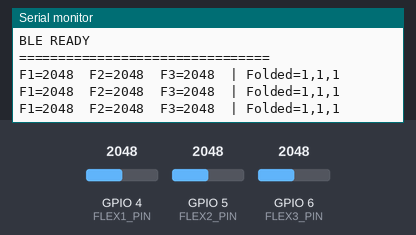
The sketch below on a simulated ESP32-S3. Shown: the last lines printed to the serial monitor. Inputs (shaded band) come from the test bench; at power-on: GPIO 6 (FLEX3_PIN) = 2048, GPIO 5 (FLEX2_PIN) = 2048, GPIO 4 (FLEX1_PIN) = 2048. Nothing arrives over Bluetooth unless stated; a phone connects over Bluetooth LE 3 s after start.

Above: at 2.2 s.
2.3 s: GPIO 6 (FLEX3_PIN) set to 810
At 2.49 s:
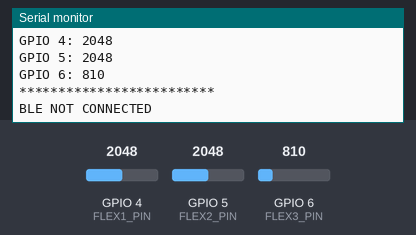
3.8 s: GPIO 5 (FLEX2_PIN) set to 810
At 4.4 s:
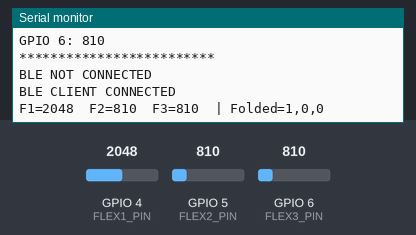
5.5 s: GPIO 5 (FLEX2_PIN) set to 890
At 6.0 s:
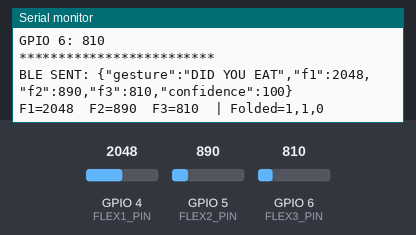
7.0 s: GPIO 5 (FLEX2_PIN) set to 491
At 7.5 s:
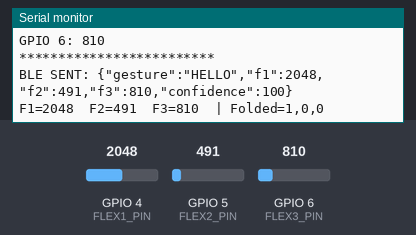
8.5 s: GPIO 4 (FLEX1_PIN) set to 2866
At 9.0 s:
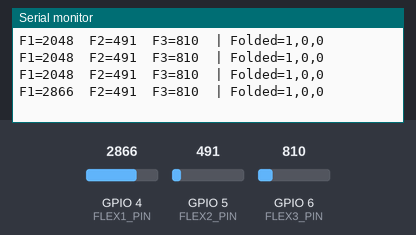
10.0 s: GPIO 6 (FLEX3_PIN) set to 890
At 10.5 s:
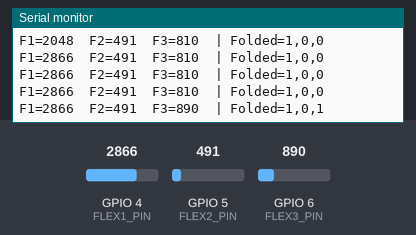
Timing chart, 0 to 12.5 s (numbered marks = the images above; inputs shaded):
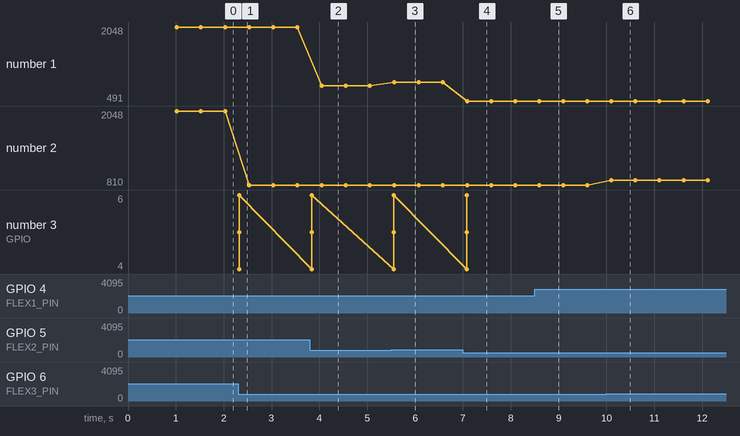

Measured:
- after the input at 2.3 s, the serial monitor: prints a new line at once (image 1)
- after the input at 3.8 s, the serial monitor: prints a new line at once (image 2)
- after the input at 5.5 s, the serial monitor: prints a new line after 0.06 s (image 3)
- after the input at 7.0 s, the serial monitor: prints a new line after 0.08 s (image 4)
- after the input at 8.5 s, the serial monitor: prints a new line after 0.10 s (image 5)
- after the input at 10.0 s, the serial monitor: prints a new line after 0.11 s (image 6)
- plotted number 1: 810 → 890 after the input at 5.5 s, 890 → 491 after the input at 7.0 s
- plotted number 2: 2048 → 810 after the input at 2.3 s, 810 → 890 after the input at 10.0 s

The sketch:

ESP32_S3_Smart_Glove_BLE.ino
```cpp
// ============================================================
// SMART GLOVE - ESP32-S3 N16R8
// 3 Flex Sensors + BLE
// ============================================================
//
// GPIO 4 -> Flex Sensor 1 -> Threshold 280
// GPIO 5 -> Flex Sensor 2 -> Threshold 850
// GPIO 6 -> Flex Sensor 3 -> Threshold 850
//
// Gestures:
//
// GPIO 4 only       -> HELLO
// GPIO 5 + GPIO 6   -> HI
// GPIO 4 + GPIO 5   -> DID YOU EAT
//
// ============================================================

#include <BLEDevice.h>
#include <BLEServer.h>
#include <BLEUtils.h>
#include <BLE2902.h>


// ============================================================
// FLEX SENSOR PINS
// ============================================================

const int FLEX1_PIN = 4;
const int FLEX2_PIN = 5;
const int FLEX3_PIN = 6;


// ============================================================
// THRESHOLDS
// ============================================================

const int THRESHOLD1 = 280;
const int THRESHOLD2 = 850;
const int THRESHOLD3 = 850;


// ============================================================
// BLE UUIDs
// ============================================================

#define SERVICE_UUID \
"7b7f0001-6f3e-4d9a-9b9f-4a7d6a4c1001"

#define CHARACTERISTIC_UUID \
"7b7f0002-6f3e-4d9a-9b9f-4a7d6a4c1001"


// ============================================================
// BLE VARIABLES
// ============================================================

BLECharacteristic* gestureCharacteristic = nullptr;

bool deviceConnected = false;

String lastGesture = "";


// ============================================================
// BLE CALLBACKS
// ============================================================

class ServerCallbacks : public BLEServerCallbacks {

  void onConnect(BLEServer* server) override {

    deviceConnected = true;

    Serial.println();
    Serial.println("BLE CLIENT CONNECTED");
  }

  void onDisconnect(BLEServer* server) override {

    deviceConnected = false;

    Serial.println();
    Serial.println("BLE CLIENT DISCONNECTED");

    BLEDevice::startAdvertising();
  }
};


// ============================================================
// SEND GESTURE
// ============================================================

void sendGesture(String gesture,
                 int flex1,
                 int flex2,
                 int flex3) {

  if (!deviceConnected) {
    Serial.println("BLE NOT CONNECTED");
    return;
  }

  String payload =
    "{\"gesture\":\"" + gesture +
    "\",\"f1\":" + String(flex1) +
    ",\"f2\":" + String(flex2) +
    ",\"f3\":" + String(flex3) +
    ",\"confidence\":100}";

  gestureCharacteristic->setValue(
    payload.c_str()
  );

  gestureCharacteristic->notify();

  Serial.print("BLE SENT: ");
  Serial.println(payload);
}


// ============================================================
// SETUP
// ============================================================

void setup() {

  Serial.begin(115200);

  delay(1000);


  // Flex sensor pins

  pinMode(FLEX1_PIN, INPUT);
  pinMode(FLEX2_PIN, INPUT);
  pinMode(FLEX3_PIN, INPUT);


  // ==========================================================
  // BLE
  // ==========================================================

  BLEDevice::init("SMART GLOVE");

  BLEServer* server =
    BLEDevice::createServer();

  server->setCallbacks(
    new ServerCallbacks()
  );


  BLEService* service =
    server->createService(
      SERVICE_UUID
    );


  gestureCharacteristic =
    service->createCharacteristic(

      CHARACTERISTIC_UUID,

      BLECharacteristic::PROPERTY_READ |
      BLECharacteristic::PROPERTY_NOTIFY

    );


  gestureCharacteristic->addDescriptor(
    new BLE2902()
  );


  gestureCharacteristic->setValue(
    "READY"
  );


  service->start();


  // ==========================================================
  // BLE ADVERTISING
  // ==========================================================

  BLEAdvertising* advertising =
    BLEDevice::getAdvertising();

  advertising->addServiceUUID(
    SERVICE_UUID
  );

  advertising->setScanResponse(true);

  advertising->setMinPreferred(0x06);

  advertising->setMinPreferred(0x12);

  BLEDevice::startAdvertising();


  // ==========================================================
  // INFORMATION
  // ==========================================================

  Serial.println();
  Serial.println("================================");
  Serial.println("       SMART GLOVE");
  Serial.println("================================");

  Serial.println("GPIO 4 Threshold = 280");
  Serial.println("GPIO 5 Threshold = 850");
  Serial.println("GPIO 6 Threshold = 850");

  Serial.println();

  Serial.println("GESTURES:");

  Serial.println("4 ONLY       -> HELLO");
  Serial.println("5 + 6        -> HI");
  Serial.println("4 + 5        -> DID YOU EAT");

  Serial.println();

  Serial.println("BLE READY");
  Serial.println("================================");
}


// ============================================================
// LOOP
// ============================================================

void loop() {

  // ==========================================================
  // READ SENSORS
  // ==========================================================

  int flex1 = analogRead(FLEX1_PIN);
  int flex2 = analogRead(FLEX2_PIN);
  int flex3 = analogRead(FLEX3_PIN);


  // ==========================================================
  // DETERMINE FOLDED / STRAIGHT
  // ==========================================================

  bool finger1 =
    flex1 >= THRESHOLD1;

  bool finger2 =
    flex2 >= THRESHOLD2;

  bool finger3 =
    flex3 >= THRESHOLD3;


  // ==========================================================
  // GESTURE
  // ==========================================================

  String detectedGesture = "";


  // ----------------------------------------------------------
  // DID YOU EAT
  //
  // GPIO 4 + GPIO 5
  // GPIO 6 must be straight
  // ----------------------------------------------------------

  if (
    finger1 &&
    finger2 &&
    !finger3
  ) {

    detectedGesture = "DID YOU EAT";
  }


  // ----------------------------------------------------------
  // HI
  //
  // GPIO 5 + GPIO 6
  // GPIO 4 must be straight
  // ----------------------------------------------------------

  else if (
    !finger1 &&
    finger2 &&
    finger3
  ) {

    detectedGesture = "HI";
  }


  // ----------------------------------------------------------
  // HELLO
  //
  // GPIO 4 ONLY
  // GPIO 5 and GPIO 6 must be straight
  // ----------------------------------------------------------

  else if (
    finger1 &&
    !finger2 &&
    !finger3
  ) {

    detectedGesture = "HELLO";
  }


  // ==========================================================
  // SEND ONLY ONCE
  // ==========================================================

  if (
    detectedGesture != "" &&
    detectedGesture != lastGesture
  ) {

    Serial.println();
    Serial.println("******** GESTURE ********");

    Serial.print("Gesture: ");
    Serial.println(detectedGesture);

    Serial.print("GPIO 4: ");
    Serial.println(flex1);

    Serial.print("GPIO 5: ");
    Serial.println(flex2);

    Serial.print("GPIO 6: ");
    Serial.println(flex3);

    Serial.println("*************************");


    sendGesture(
      detectedGesture,
      flex1,
      flex2,
      flex3
    );


    lastGesture =
      detectedGesture;
  }


  // ==========================================================
  // RESET AFTER RETURNING TO NEUTRAL
  // ==========================================================

  if (
    detectedGesture == ""
  ) {

    lastGesture = "";
  }


  // ==========================================================
  // DEBUG
  // ==========================================================

  static unsigned long lastPrint = 0;

  if (
    millis() - lastPrint >= 500
  ) {

    lastPrint = millis();

    Serial.print("F1=");
    Serial.print(flex1);

    Serial.print("  F2=");
    Serial.print(flex2);

    Serial.print("  F3=");
    Serial.print(flex3);

    Serial.print("  | Folded=");

    Serial.print(finger1);

    Serial.print(",");

    Serial.print(finger2);

    Serial.print(",");

    Serial.println(finger3);
  }


  delay(100);
}
```
